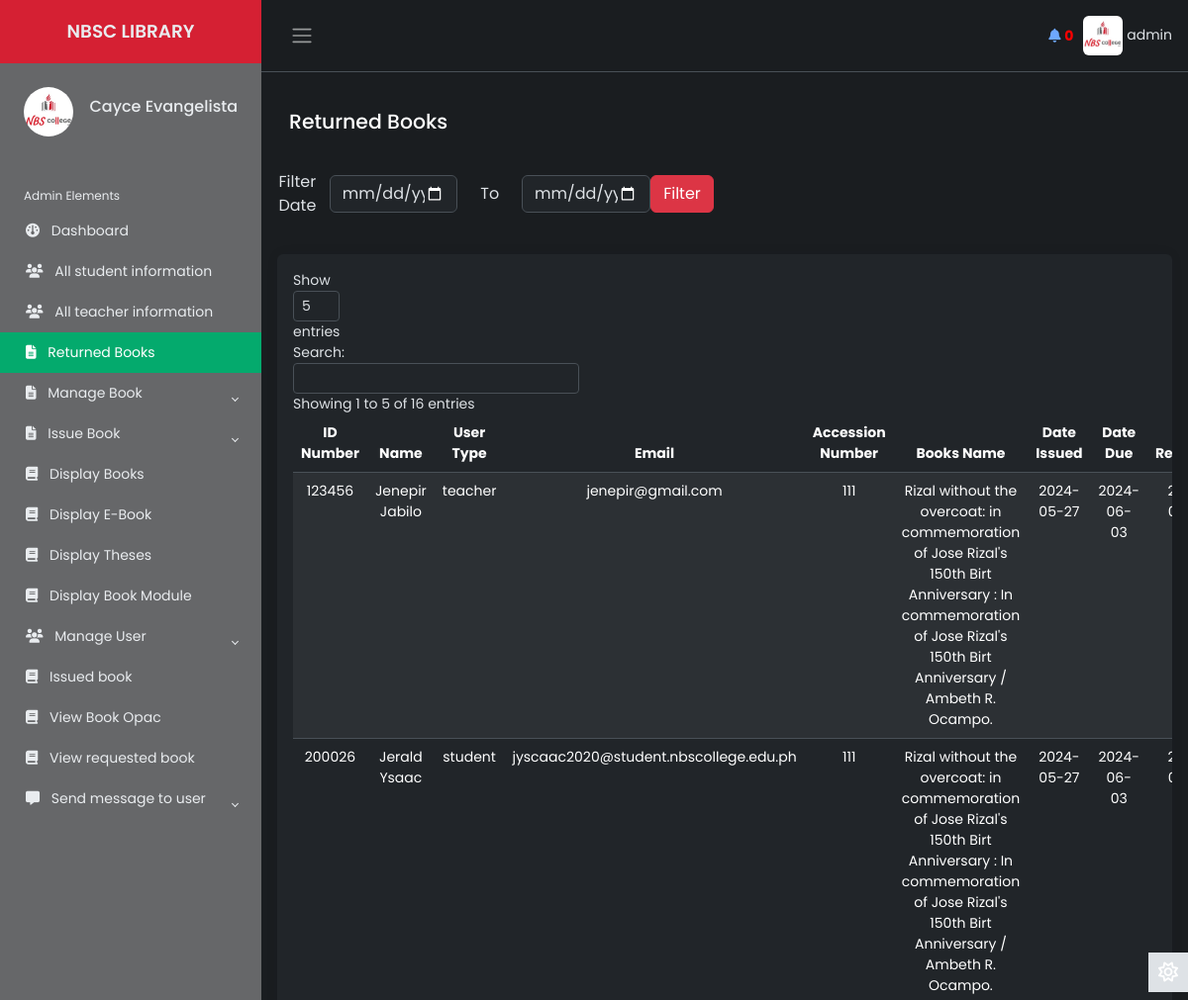
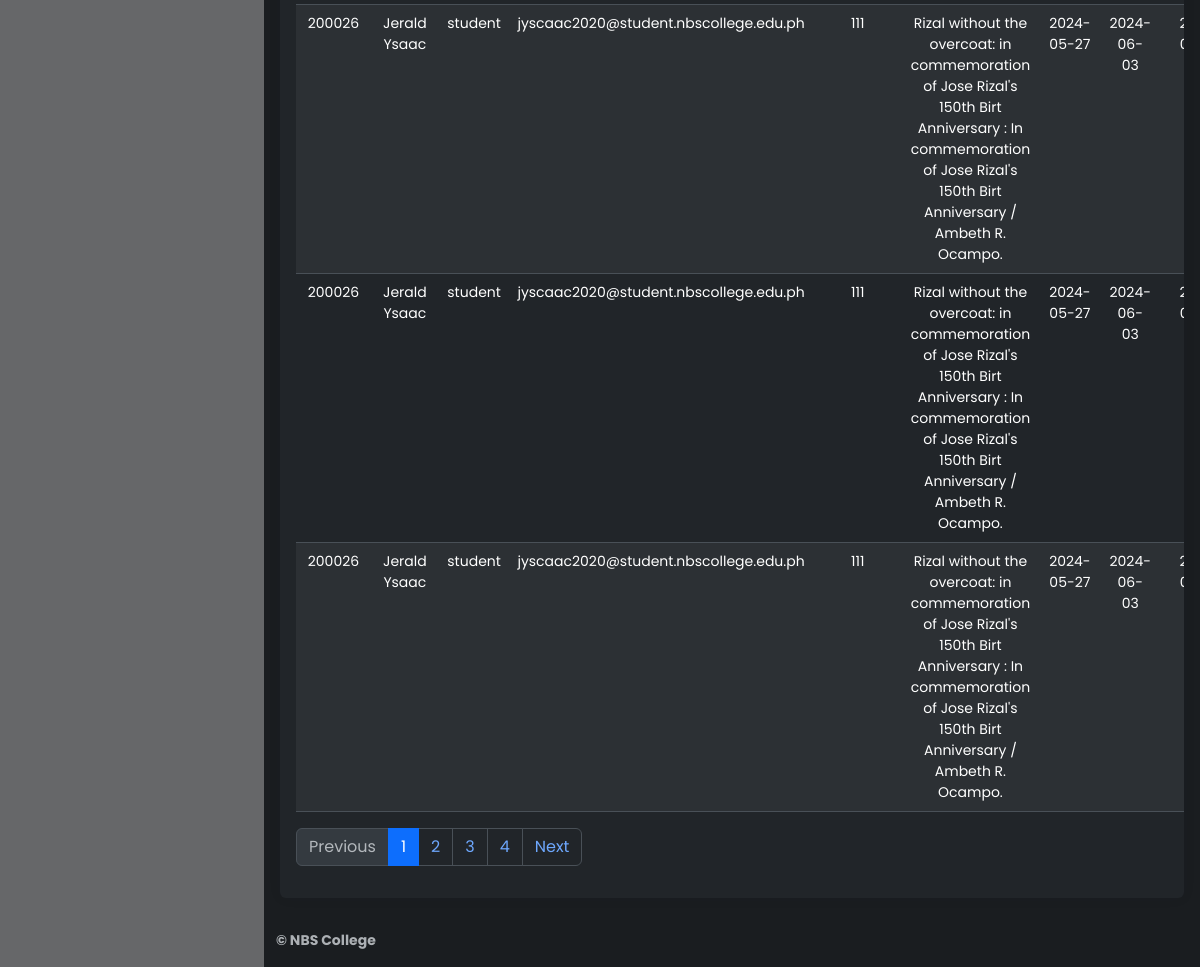
Screenshot of /Source/librarian/return-book.php (signed in) with the database file from the repository (2 pictures, top to bottom).
### tables this page shows
CREATE TABLE `lib_registration` (
  `id` int(2) NOT NULL,
  `name` varchar(50) NOT NULL,
  `username` varchar(20) NOT NULL,
  `password` varchar(20) NOT NULL,
  `email` varchar(50) NOT NULL,
  `phone` varchar(20) NOT NULL,
  `address` varchar(100) NOT NULL,
  `photo` varchar(500) NOT NULL,
  `status` varchar(7) NOT NULL
);

CREATE TABLE `return_books` (
  `id` int(10) NOT NULL,
  `first_name` varchar(50) NOT NULL,
  `last_name` varchar(50) NOT NULL,
  `middle_name` varchar(50) NOT NULL,
  `student_number` varchar(50) NOT NULL,
  `utype` varchar(10) NOT NULL,
  `email` varchar(100) NOT NULL,
  `booksname` varchar(200) NOT NULL,
  `accession_number` varchar(255) NOT NULL,
  `date_issued` varchar(100) NOT NULL,
  `booksissuedate` varchar(50) NOT NULL,
  `booksreturndate` varchar(10) NOT NULL
);

### Source/librarian/return-book.php (the view, shortened to what this page needs)
        <?php
    $page = 'return-books';
    include 'inc/header.php';
    include 'inc/connection.php';
?>
<main class="content px-3 py-2">
    <div class="container-fluid">
        <div class="mb-3">
            <h4>Returned Books</h4>
        </div>
    </div>
    <div class="col-md-10" style="">
            <div class="row text-center align-items-center">
                <div class="col-md-1 p-0">
                    <label for="start_date" class="col-form-label" style="font-size:medium;">Filter Date</label>
                </div>
                <div class="col-md-2 p-0">
                    <input type="date" id="start_date" class="form-control custom" placeholder="Start Date"  >
                </div>
                <div class="col-md-1 p-0">
                    <label for="start_date" class="col-form-label" style="font-size:medium;">To</label>
                </div>
                <div class="col-md-2 p-0">
                    <input type="date" id="end_date" class="form-control no-stretch-input" placeholder="End Date">
                </div>
                <div class="col-md-1 p-0">
                    <button class="btn btn-danger btn-block" onclick="filterByDateRange()">Filter</button>
                </div>
            </div>
        </div>
    <div class="card border-0">
        <div class="card-body">
            <table class="table table-hover text-center table-striped" id="dtBasicExample">
                <thead>
                    <tr>
                        <th>ID Number</th>
                        <th>Name</th>
                        <th>User Type</th>
                        <th>Email</th>
                        <th>Accession Number</th>
                        <th>Books Name</th>
                        <th>Date Issued</th>
                        <th>Date Due</th>
                        <th>Date Returned</th>
                    </tr>
                </thead>
                <tbody>
                    <?php
                        $res= mysqli_query($link, "select * from return_books");
                        while ($row=mysqli_fetch_array($res)) {
                            echo "<tr>";
                            echo "<td>" . $row["student_number"] . "</td>";
                            echo "<td>" . $row["first_name"] . " " . $row["last_name"] . "</td>";
                            echo "<td>" . $row["utype"] . "</td>";
                            echo "<td>" . $row["email"] . "</td>";
                            echo "<td>" . $row["accession_number"] . "</td>";
                            echo "<td>" . $row["booksname"] . "</td>";
                            echo "<td>" . $row["date_issued"] . "</td>";
                            echo "<td>" . $row["booksissuedate"] . "</td>";
                            echo "<td>" . $row["booksreturndate"] . "</td>";
                    ?>
                    <?php
                            echo "</tr>";
                        }
                    ?>
                </tbody>
            </table>
        </div>
    </div>
</main>
<?php
    include 'inc/footer.php';
?>

### Source/librarian/inc/header.php (shortened to what this page needs)
<?php
    include 'inc/connection.php';
    $res = mysqli_query($link,"select * from request_books where read1='no'");
    $not= mysqli_num_rows($res);
 ?>
<!DOCTYPE html>
<html lang="en" data-bs-theme="dark">
<head>
    <link href="https://cdn.datatables.net/v/dt/jszip-3.10.1/dt-2.0.3/b-3.0.1/b-html5-3.0.1/b-print-3.0.1/datatables.min.css" rel="stylesheet">
    <link rel="stylesheet" href="inc/css/bootstrap.min.css">
    <link rel="stylesheet" href="inc/css/custom1.css">
    <link rel="stylesheet" href="inc/css/animate.css">
</head>
<body>
    <div class="wrapper">
    <aside id="sidebar" class="js-sidebar">
            <div class="h-100">
                <div class="sidebar-logo text-center">
                    <a href="dashboard.php">NBSC LIBRARY</a>
                </div>
                <ul class="sidebar-nav">
                    <li class="sidebar-header">
                        <span>
                        <?php
                            $res = mysqli_query($link, "select * from lib_registration where username='".$_SESSION['username']."'");
                            while ($row = mysqli_fetch_array($res)){
                                ?><img src="<?php echo $row["photo"]; ?> " height="50px" width="50px" alt="something wrong" class="rounded-circle"></a> <?php
                            }
                        ?>
                        </span>
                        <h6 style="float: right; margin-top: 10px;">
							<?php
								$res = mysqli_query($link, "select * from lib_registration where username='".$_SESSION['username']."'");
								while ($row = mysqli_fetch_array($res)){
								$name  =  $row["name"];
								echo $name;
								}
							?>
            			</h6>
                    </li>
                    <br>
                    <li class="sidebar-header">
                        Admin Elements
                    </li>
                    <li class="sidebar-item <?php if($page=='home'){ echo 'active';} ?>">
                        <a href="dashboard.php" class="sidebar-link">
                        <i class="fa-solid fa-gauge pe-2"></i>
                            Dashboard
                        </a>
                    </li>
                    <li class="sidebar-item <?php if($page=='sinfo'){ echo 'active';} ?>">
                        <a href="all-student-info.php" class="sidebar-link">
                        <i class="fa-solid fa-users pe-2"></i>
                            All student information
                        </a>
                    </li>
					<li class="sidebar-item <?php if($page=='tinfo'){ echo 'active';} ?>">
                        <a href="all-teacher-info.php" class="sidebar-link">
                            <i class="fa-solid fa-users pe-2"></i>
                            All teacher information
                        </a>
                    </li>
                    <li class="sidebar-item <?php if($page=='return-books'){ echo 'active';} ?>">
                        <a href="return-book.php" class="sidebar-link">
                        <i class="fa-solid fa-file-lines pe-2"></i>
                            Returned Books
                        </a>
                    </li>
                    <li class="sidebar-item">
                        <a href="#" class="sidebar-link collapsed" data-bs-target="#manage" data-bs-toggle="collapse"
                            aria-expanded="false"><i class="fa-solid fa-file-lines pe-2"></i>
                            Manage Book
                        </a>
                    </li>
                    <li class="sidebar-item">
                        <a href="dashboard.php" class="sidebar-link collapsed" data-bs-target="#issue" data-bs-toggle="collapse"
                            aria-expanded="false"><i class="fa-solid fa-file-lines pe-2"></i>
                            Issue Book
                        </a>
                    </li>
                    <li class="sidebar-item <?php if($page=='tbook'){ echo 'active';} ?>">
                        <a href="display-book.php" class="sidebar-link">
                         <i class="fa-solid fa-book pe-2"></i>
                            Display Books
                        </a>
                    </li>
                    <li class="sidebar-item <?php if($page=='d-ebook'){ echo 'active';} ?>">
                                <a href="display-ebook.php" class="sidebar-link">
                                <i class="fa-solid fa-book pe-2"></i>
                                    Display E-Book
                                </a>
                    </li>
                    <li class="sidebar-item <?php if($page=='d-t-book'){ echo 'active';} ?>">
                                <a href="display-thesis.php" class="sidebar-link">
                                <i class="fa-solid fa-book pe-2"></i>
                                    Display Theses
                                </a>
                    </li>
                    <li class="sidebar-item <?php if($page=='bmodule'){ echo 'active';} ?>">
                                <a href="display-book-module.php" class="sidebar-link">
                                <i class="fa-solid fa-book pe-2"></i>
                                    Display Book Module
                                </a>
                    </li>
                    <li class="sidebar-item">
                        <a href="#" class="sidebar-link collapsed" data-bs-target="#user" data-bs-toggle="collapse"
                            aria-expanded="false"><i class="fa-solid fa-users pe-2"></i>
                            Manage User
                        </a>
                    </li>
                    <li class="sidebar-item <?php if($page=='ibook'){ echo 'active';} ?>">
                        <a href="issued-books.php" class="sidebar-link">
                         <i class="fa-solid fa-book pe-2"></i>
                            Issued book
                        </a>
                    </li>
                    <li class="sidebar-item <?php if($page=='a-book'){ echo 'active';} ?>">
                        <a href="display-book-opac.php" class="sidebar-link">
                        <i class="fa-solid fa-book pe-2"></i>
                            View Book Opac
                        </a>
                    </li>
                    <li class="sidebar-item <?php if($page=='rbook'){ echo 'active';} ?>">
                        <a href="requested-books.php" class="sidebar-link">
                        <i class="fa-solid fa-book pe-2"></i>
                            View requested book
                        </a>
                    </li>
                    <li class="sidebar-item">
                        <a href="#" class="sidebar-link collapsed" data-bs-target="#posts" data-bs-toggle="collapse"
                            aria-expanded="false">    <i class="fa-solid fa-message pe-2"></i>
                            Send message to user
                        </a>
                    </li>
                </ul>
            </div>
        </aside>
        <div class="main">
            <nav class="navbar navbar-expand px-3 border-bottom">
                <button class="btn" id="sidebar-toggle" type="button">
                    <span class="navbar-toggler-icon"></span>
                </button>
                <div class="navbar-collapse navbar">
                        <ul class="navbar-nav" style="margin-right:10px;">
                        <li class="icon">
                                <a href="requested-books.php" ><i class="fas fa-bell"></i></a>
                                <span class="count" onclick="window.location='requested-books.php'"><b id="notif" ><?php echo $not; ?></b></span>
                        </li>
                        </ul>
                        <li class="nav-item dropdown">
								<?php
                                     $res = mysqli_query($link, "select * from lib_registration where username='".$_SESSION['username']."'");
                                     while ($row = mysqli_fetch_array($res)){
                                         ?><a href="#" data-bs-toggle="dropdown" class="nav-icon pe-md-0" style="color: inherit;"><img src="<?php echo $row["photo"]; ?>" alt=""class="avatar img-fluid rounded"> <span><?php echo $_SESSION["username"]; ?></span></a> <?php
                                     }
                                ?>
                        </li>
                </div>
            </nav>
            <a href="#" class="theme-toggle">
                <i class="fa-regular fa-sun"></i>
            </a>
</body>
</html>

### Source/librarian/inc/css/custom1.css (style rules this page uses)
body { font-family: 'Poppins', sans-serif; font-size: 0.875rem; opacity: 1; overflow-y: scroll; margin: 0; }
a { cursor: pointer; text-decoration: none; font-family: 'Poppins', sans-serif; }
.sidebar-item.active .sidebar-link { background-color: #04AA6D; color: #fff; }
.theme-toggle { position: relative; }
.theme-toggle i { font-size: 20px; cursor: pointer; }
.theme-toggle .fa-sun { display: none; }
.card-body { overflow-x: scroll; }
#notif { color: red; }
table.dataTable thead th { text-align: center; }
.h-100 { background-color: #666769; }
.sidebar-logo { background-color: #d52033; }
li { list-style: none; }
h4 { font-family: 'Poppins', sans-serif; font-size: 1.275rem; color: var(--bs-emphasis-color); }
.wrapper { align-items: stretch; display: flex; width: 100%; }
#sidebar { max-width: 40%; min-width: 264px; background: var(--bs-dark); transition: all 0.35s ease-in-out; }
.main { display: flex; flex-direction: column; min-height: 100vh; min-width: 0; overflow: hidden; transition: all 0.35s ease-in-out; width: 100%; background: var(--bs-dark-bg-subtle); }
.sidebar-logo { padding: 1.15rem; }
.sidebar-logo a { color: #e9ecef; font-size: 1.15rem; font-weight: 600; }
.sidebar-nav { flex-grow: 1; list-style: none; margin-bottom: 0; padding-left: 0; margin-left: 0; }
.sidebar-header { color: #e9ecef; font-size: .75rem; padding: 1.5rem 1.5rem .375rem; }
a.sidebar-link { padding: .625rem 1.625rem; color: #e9ecef; position: relative; display: block; font-size: 0.875rem; }
.sidebar-link[data-bs-toggle="collapse"]::after { border: solid; border-width: 0 .075rem .075rem 0; content: ""; display: inline-block; padding: 2px; position: absolute; right: 1.5rem; top: 1.4rem; transform: rotate(-135deg); transition: all .2s ease-out; }
.sidebar-link[data-bs-toggle="collapse"].collapsed::after { transform: rotate(45deg); transition: all .2s ease-out; }
.avatar { height: 40px; width: 40px; }
.navbar-expand .navbar-nav { margin-left: auto; }
.content { flex: 1; max-width: 100vw; width: 100vw; }
@media (min-width:768px) { .content { max-width: auto; width: auto; } }
.card { box-shadow: 0 0 .875rem 0 rgba(34, 46, 60, .05); margin-bottom: 24px; }
.theme-toggle { position: fixed; top: 50%; transform: translateY(-65%); text-align: center; z-index: 10; right: 0; left: auto; border: none; background-color: var(--bs-body-color); }
html[data-bs-theme="dark"] .theme-toggle .fa-sun, html[data-bs-theme="light"] .theme-toggle .fa-moon { cursor: pointer; padding: 10px; display: block; font-size: 1.25rem; color: #FFF; }
.table { table-layout: auto !important; width: 100% !important; }

### Source/librarian/return-book.php (style rules this page uses)
.no-stretch-input { min-width: 0; }

### rows the page displays
lib_registration: photo (picture), name "Cayce Evangelista"
return_books: student_number "200026", first_name "Jerald", last_name "Ysaac", utype "student", email "jyscaac2020@student.nbscollege.edu.ph", accession_number "111", booksname "Rizal without the overcoat: in commemoration of Jose Rizal's 150th Birt Anniversary : In commemoration of Jose Rizal's 150th Birt Anniversary / Ambeth R. Ocampo.", date_issued "2024-05-27", booksissuedate "2024-06-03"
return_books: student_number "200026", first_name "Jerald", last_name "Ysaac", utype "student", email "jyscaac2020@student.nbscollege.edu.ph", accession_number "111", booksname "Rizal without the overcoat: in commemoration of Jose Rizal's 150th Birt Anniversary : In commemoration of Jose Rizal's 150th Birt Anniversary / Ambeth R. Ocampo.", date_issued "2024-05-27", booksissuedate "2024-06-03"
return_books: student_number "123456", first_name "Jenepir", last_name "Jabilo", utype "teacher", email "jenepir@gmail.com", accession_number "111", booksname "Rizal without the overcoat: in commemoration of Jose Rizal's 150th Birt Anniversary : In commemoration of Jose Rizal's 150th Birt Anniversary / Ambeth R. Ocampo.", date_issued "2024-05-27", booksissuedate "2024-06-03"
return_books: student_number "200026", first_name "Jerald", last_name "Ysaac", utype "student", email "jyscaac2020@student.nbscollege.edu.ph", accession_number "111", booksname "Rizal without the overcoat: in commemoration of Jose Rizal's 150th Birt Anniversary : In commemoration of Jose Rizal's 150th Birt Anniversary / Ambeth R. Ocampo.", date_issued "2024-05-27", booksissuedate "2024-06-03"
return_books: student_number "200026", first_name "Jerald", last_name "Ysaac", utype "student", email "jyscaac2020@student.nbscollege.edu.ph", accession_number "111", booksname "Rizal without the overcoat: in commemoration of Jose Rizal's 150th Birt Anniversary : In commemoration of Jose Rizal's 150th Birt Anniversary / Ambeth R. Ocampo.", date_issued "2024-05-27", booksissuedate "2024-06-03"

### other values shown
$not "0"
